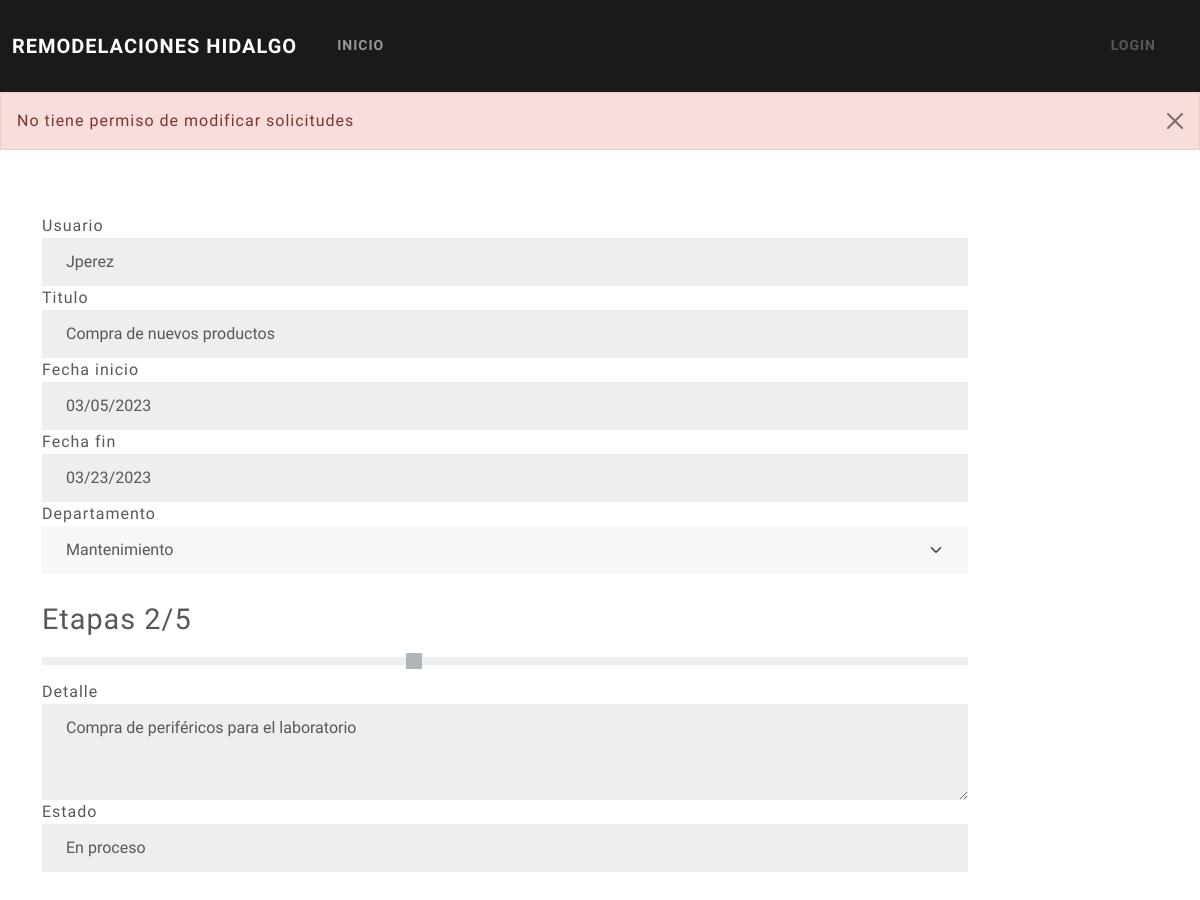
/editarSolicitud/1, run on the app's committed database.
### Solicitud/models.py (models this page shows, shortened)
class Solicitud(models.Model):
    id = models.AutoField(primary_key=True)
    titulo = models.CharField(max_length=30, null=False)
    detalle = models.CharField(max_length=300, null=False)
    fecha_Inicio = models.DateField(default=now())
    fecha_Fin = models.DateField(null=False)
    usuario = models.ForeignKey(User, on_delete=models.CASCADE)
    departamento = models.ForeignKey(Departamento, on_delete=models.CASCADE)
    etapas = models.SmallIntegerField()
    completadas = models.SmallIntegerField(default=0)
    estado = models.ForeignKey(estado, on_delete=models.CASCADE, default=1)
    agregado = models.DateTimeField(default=now())

class estado(models.Model):
    idEstado = models.AutoField(primary_key=True)
    nombre = models.CharField(max_length=20)
    def __str__(self):
        return self.nombre

### Solicitud/views.py (the view)
# urls.py: path('editarSolicitud/<codigo>', views.editarSolicitud, name='editarSolicitud'),
def editarSolicitud(request, codigo):
    if not request.user.has_perm('Solicitud.change_solicitud'):
        messages.error(request, 'No tiene permiso de modificar solicitudes')
    solicitud = Solicitud.objects.get(id=codigo)
    Departamentos = Departamento.objects.all()
    return render(request,'actualizarSolicitud.html',{
        's': solicitud,
        'dptos': Departamentos
    })

### templates/actualizarSolicitud.html (shortened to what this page needs)
{% extends "base.html" %}
{% block content %}
    <div class="container mt-5">
        <form action="/modificarSolicitud/" method="post">
            <fieldset>
                {% if perms.Solicitud.change_solicitud %}
                <input type="hidden" name="id" value="{{s.id}}">
                <input type="hidden" name="etapa" value="{{s.etapas}}">
                <legend>Solicitud de proyecto</legend>
                <div class="form-group row">
                    <label for="user">Usuario</label>
                    <div class="col-sm-10">
                        <input class="form-control" readonly type="text" name="user" value="{{s.usuario}}">
                    </div>
                    <label for="titulo">Titulo</label>
                    <div class="col-sm-10">
                        <input class="form-control" type="text" name="titulo" value="{{s.titulo}}">
                    </div>
                    <label for="fechainicio">Fecha inicio</label>
                    <div class="col-sm-10">
                        <input class="form-control" type="date" name="fechainicio" value="{{s.fecha_Inicio|date:'Y-m-d'}}">
                    </div>
                    <label for="fechafin">Fecha fin</label>
                    <div class="col-sm-10">
                        <input class="form-control" type="date" name="fechafin" value="{{s.fecha_Fin|date:'Y-m-d'}}">
                    </div>
                    <label for="departamento">Departamento</label>
                    <div class="col-sm-10">
                        <select class="form-select" name="departamento">
                            {% for dpto in dptos %}
                                {% if s.departamento.nombre == dpto.nombre %}
                                <option value="{{dpto.idDepartamento}}" selected>{{dpto.nombre}}</option>
                                {% endif %}
                                <option value="{{dpto.idDepartamento}}" >{{dpto.nombre}}</option>
                            {% endfor %}
                        </select>
                    </div>
                    <label class="form-label mt-4" for="rango" >Etapas <span id="valor">{{s.completadas}}/{{s.etapas}}</span></label>
                    <div class="col-sm-10">
                        <input class="form-range" type="range" id="completadas" name="completadas" class="form-range" min="0" max="{{s.etapas}}" step="1" id="customRange3" onchange="mostrarValor()" value="{{s.completadas}}">
                    </div>
                    <label for="detalle">Detalle</label>
                    <div class="col-sm-10">
                        <textarea rows="3" class="form-control" wrap="soft" name="detalle">{{s.detalle}}</textarea>
                    </div>
                    <label for="estado">Estado</label>
                    <div class="col-sm-10">
                        <input class="form-control" readonly type="text" name="estado" value="{{s.estado}}">
                    </div>
                </div>
                    <button type="submit" class="btn btn-primary mt-3 mb-4">Modificar</button>
                    <a href="/eliminarSolicitud/{{s.id}}/" class="btn btn-danger mt-3 mb-4">Eliminar</a>
                    <a href="{% url 'listaSolicitudes' %}" class="btn btn-primary mt-3 mb-4">Atras</a>
                {% else %}
                <div class="form-group row">
                    <label for="user">Usuario</label>
                    <div class="col-sm-10">
                        <input disabled class="form-control" readonly type="text" name="user" value="{{s.usuario}}">
                    </div>
                    <label for="titulo">Titulo</label>
                    <div class="col-sm-10">
                        <input disabled class="form-control" type="text" name="titulo" value="{{s.titulo}}">
                    </div>
                    <label for="fechainicio">Fecha inicio</label>
                    <div class="col-sm-10">
                        <input disabled class="form-control" type="date" name="fechainicio" value="{{s.fecha_Inicio|date:'Y-m-d'}}">
                    </div>
                    <label for="fechafin">Fecha fin</label>
                    <div class="col-sm-10">
                        <input disabled class="form-control" type="date" name="fechafin" value="{{s.fecha_Fin|date:'Y-m-d'}}">
                    </div>
                    <label for="departamento">Departamento</label>
                    <div class="col-sm-10">
                        <select disabled class="form-select" name="departamento">
                            {% for dpto in dptos %}
                                {% if s.departamento.nombre == dpto.nombre %}
                                <option value="{{dpto.idDepartamento}}" selected>{{dpto.nombre}}</option>
                                {% endif %}
                            {% endfor %}
                        </select>
                    </div>
                    <label class="form-label mt-4" for="rango" >Etapas <span id="valor">{{s.completadas}}/{{s.etapas}}</span></label>
                    <div class="col-sm-10">
                        <input disabled class="form-range" type="range" id="completadas" name="completadas" class="form-range" min="0" max="{{s.etapas}}" step="1" id="customRange3" onchange="mostrarValor()" value="{{s.completadas}}">
                    </div>
                    <label for="detalle">Detalle</label>
                    <div class="col-sm-10">
                        <textarea disabled rows="3" class="form-control" wrap="soft" name="detalle">{{s.detalle}}</textarea>
                    </div>
                    <label for="estado">Estado</label>
                    <div class="col-sm-10 mb-5">
                        <input disabled class="form-control" readonly type="text" name="estado" value="{{s.estado}}">
                    </div>
                </div>
                {% endif %}
            </fieldset>
        </form>
    </div>
{% endblock content %}

### static/css/style.css (style rules this page uses)
.form-label { font-size: 1.8rem; }

### data on the page
Solicitud: user "Jperez", titulo "Compra de nuevos productos", fechainicio "03/05/2023", fechafin "03/23/2023", completadas "2", etapas "5", detalle "Compra de periféricos para el laboratorio", estado "En proceso"

### other printed values
{{ m }} "No tiene permiso de modificar solicitudes"
form field departamento "Mantenimiento"
